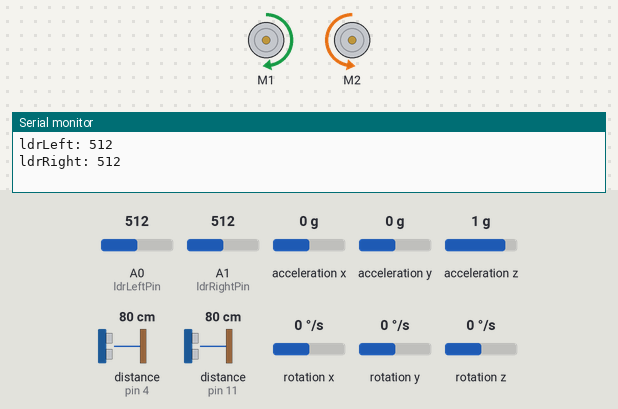
The sketch below on a simulated Arduino Uno, built with avr-gcc and run on an emulated ATmega328P. On the bench: 2 × DC motor (green arrow = forward, orange = backward, longer = faster), the last lines printed to the serial monitor. Wiring (inferred from the names in the program): 2 × ultrasonic range finder: trigger pin 2, echo pin 4 / trigger pin 12, echo pin 11. The inputs (shaded band) are chosen by the test bench; at power-on: A1 (ldrRightPin) = 512, A0 (ldrLeftPin) = 512, distance to the obstacle (sensors on pin 4, pin 11) 80 cm, acceleration x 0 g, acceleration y 0 g, acceleration z 1 g, rotation x 0 °/s, rotation y 0 °/s, rotation z 0 °/s. The echo pulse lasts 58.3 µs per cm.

Above: at 2.2 s.
2.3 s: A1 (ldrRightPin) set to 390
At 2.48 s:
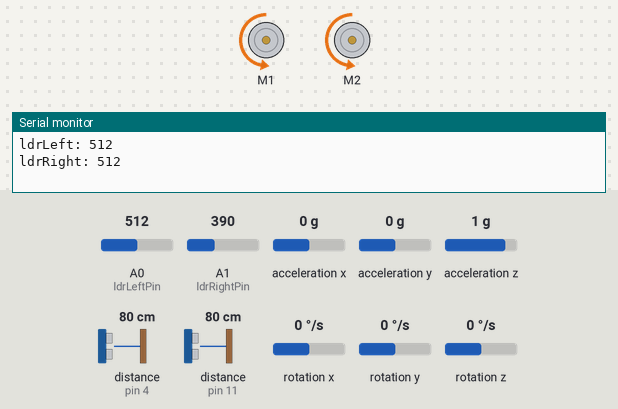
6.8 s: A0 (ldrLeftPin) set to 390
11.3 s: distance to the obstacle (sensor on pin 4) set to 2 cm
At 12.8 s:
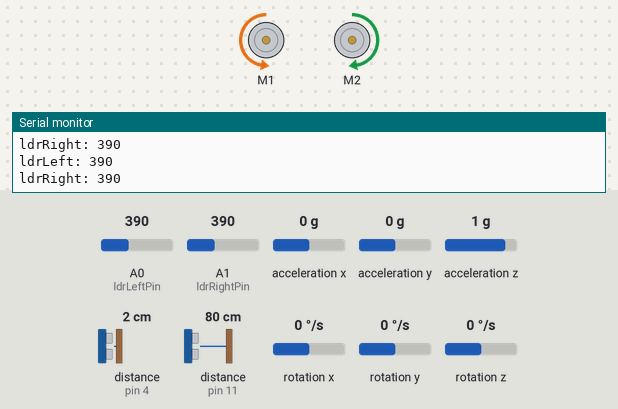
15.8 s: distance to the obstacle (sensor on pin 4) set to 35 cm
19.6 s: distance to the obstacle (sensor on pin 4) set to 4 cm
Timing chart, 0 to 24.1 s (numbered marks = the images above; inputs shaded):
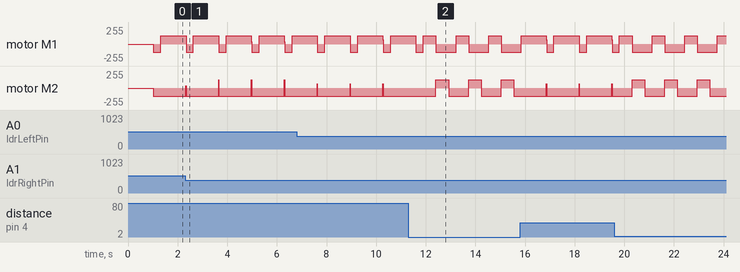

Measured:
- by itself, motor M1, motor M2: alternates forward 127/255 for 0.51 s and backward 127/255 for 0.81 s

The sketch:

robot-code-MOD.ino
```cpp
#include <ZumoShield.h>
#include <Wire.h>


ZumoMotors motors;
ZumoBuzzer buzzer;
ZumoIMU imu;
Pushbutton button(ZUMO_BUTTON);


const int trigPin1 = 12;
const int echoPin1 = 11;
const int trigPin2 = 2;
const int echoPin2 = 4;

const int ldrLeftPin = A0;
const int ldrRightPin = A1;


int obstacleDistanceThreshold = 20;
int lightThreshold = 400;

bool ldrLError;
bool ldrRError;
bool ultraLError;
bool ultraRError;
long accValue;

bool checkForSensorErrors();
bool avoidObstacles();
bool followLight();
void Drive();
void SensorValue();
long readUltrasonicDistance(int trigPin, int echoPin);

void setup() {
  Serial.begin(9600);
  pinMode(trigPin1, OUTPUT);
  pinMode(echoPin1, INPUT);
  pinMode(trigPin2, OUTPUT);
  pinMode(echoPin2, INPUT);

  pinMode(ldrLeftPin, INPUT);
  pinMode(ldrRightPin, INPUT);
  motors.setSpeeds(0, 0);

  Wire.begin();

  if (!imu.init())
  {
    while(1)
    {
      Serial.println(F("Failed to initialize IMU sensors."));
      delay(100);
    }
  }

  imu.enableDefault();

  delay(500);

  imu.read();

  accValue = imu.a.x;

  delay(500);


}

void loop() {
  if (checkForSensorErrors()) {
    return;
  }

  SensorValue();

  if (avoidObstacles()) {
    return;
  }

  if (followLight()) {
    return;
  }

  Drive();
}

bool checkForSensorErrors() {
  int ldrLeft = analogRead(ldrLeftPin);
  int ldrRight = analogRead(ldrRightPin);
  long distance1 = readUltrasonicDistance(trigPin1, echoPin1);
  long distance2 = readUltrasonicDistance(trigPin2, echoPin2);

  if(ldrLeft == 0){
    ldrLError = true;
  }else {
      ldrLError = false;
    }

  if(ldrRight == 0){
    ldrRError = true;
  }else {
      ldrRError = false;
    }

  if(distance1 == 0){
    ultraLError = true;
    obstacleDistanceThreshold = 40;
  }else {
      ultraLError = false;
    }

  if(distance2 == 0){
    ultraRError = true;
    obstacleDistanceThreshold = 40;
  }else {
      ultraRError = false;
    }

  return false;
}

bool avoidObstacles() {
  long distance1 = ultraLError ? -1 : readUltrasonicDistance(trigPin1, echoPin1);
  long distance2 = ultraRError ? -1 : readUltrasonicDistance(trigPin2, echoPin2);

  // Serial.print("distance1: ");
  // Serial.println(distance1);
  // Serial.print("distance2: ");
  // Serial.println(distance2);


  if (distance1 == -1 && distance2 == -1) {
    return false;
  }

  if ((distance1 != -1 && distance1 < obstacleDistanceThreshold) ||
      (distance2 != -1 && distance2 < obstacleDistanceThreshold)) {


    if (distance1 != -1 && (distance2 == -1 || distance1 < distance2)) {
      motors.setSpeeds(200, -200);
      delay(500);
    } else if (distance2 != -1 && (distance1 == -1 || distance2 < distance1)) {
      motors.setSpeeds(-200, 200);
      delay(500);
    }
    return true;
  }

  return false;
}


bool followLight() {
  int ldrLeft = ldrLError ? -1 : analogRead(ldrLeftPin);
  int ldrRight = ldrRError ? -1 : analogRead(ldrRightPin);

  Serial.print("ldrLeft: ");
  Serial.println(ldrLeft);
  Serial.print("ldrRight: ");
  Serial.println(ldrRight);
  delay(500);

  if (ldrLeft == -1 && ldrRight == -1) {
    return false;
  }

  if (ldrRight == -1 && ldrLeft > lightThreshold) {
    motors.setSpeeds(50, 200);
    return true;
  }

  if (ldrLeft == -1 && ldrRight > lightThreshold) {
    motors.setSpeeds(200, 50);
    return true;
  }

  if (ldrLeft > lightThreshold || ldrRight > lightThreshold) {
    if (ldrLeft > ldrRight) {
      motors.setSpeeds(50, 200);
    } else {
      motors.setSpeeds(200, 50);
    }
    return true;
  }

  return false;
}


void Drive() {
  if(ultraLError == true || ultraRError == true){
    motors.setSpeeds(200, 200);
    delay(500);
    motors.setSpeeds(-200, 200);
    delay(150);
  }else{
    motors.setSpeeds(100, 100);
  }

}

void SensorValue(){
    imu.read();

    if(abs(accValue - imu.a.x) <= 5){
      motors.setSpeeds(-200, -200);
      delay(300);
      motors.setSpeeds(200, -200);
      delay(500);
    }

    accValue = imu.a.x;

}

long readUltrasonicDistance(int trigPin, int echoPin) {
  digitalWrite(trigPin, LOW);
  delayMicroseconds(2);
  digitalWrite(trigPin, HIGH);
  delayMicroseconds(10);
  digitalWrite(trigPin, LOW);

  long duration = pulseIn(echoPin, HIGH);
  long  distance = (duration*.0343)/2;

  return distance;
}
```
